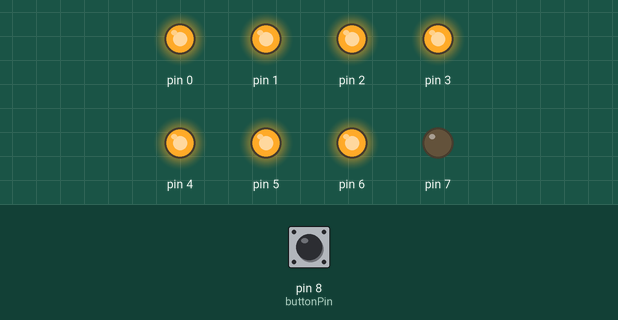
Recording of a sketch running on a simulated Arduino Uno, built with avr-gcc and run on an emulated ATmega328P. On the bench: output pins drawn as LEDs (lit = HIGH). Inputs (shaded band) come from the test bench; at power-on: pin 8 (buttonPin) HIGH.

Above: at 0.1 s.
At 8.1 s:
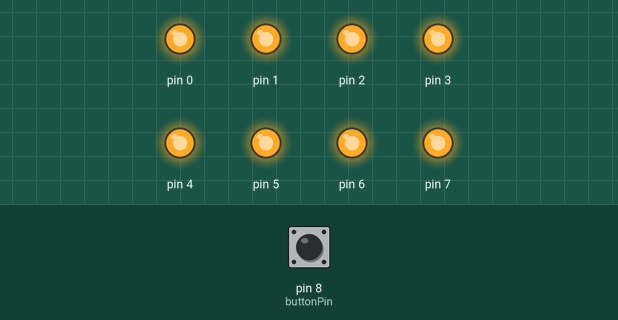
18.1 s: pin 8 (buttonPin) pulled LOW for 3 s
At 20.6 s:
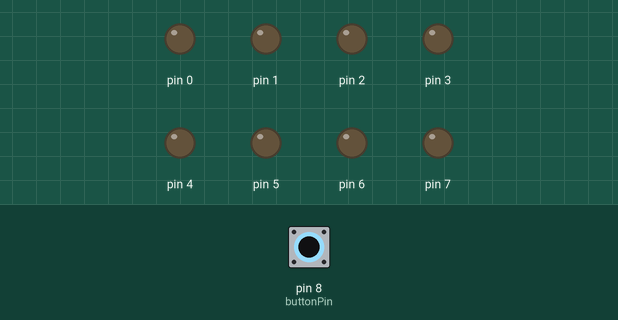
Timing chart, 0 to 34.1 s (numbered marks = the images above; inputs shaded):
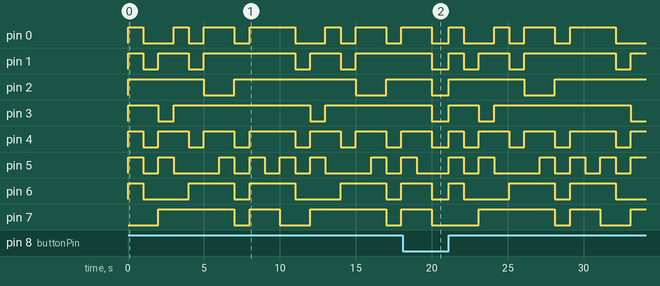

The sketch:

programa2.ino
```cpp
/**********************************************************************************
**                                                                               **
**                              Array de 8 LEDs                                  **
**                                                                               **
**                                                                               **
**********************************************************************************/
//********************************* Includes **************************************

//********************************* Variables *************************************
const int led1 = 1;
const int led2 = 2;
const int led3 = 3;
const int led4 = 4;
const int led5 = 5;
const int led6 = 6;
const int led7 = 7;

const int buttonPin = 8;
//*********************************** SETUP **************************************

void setup()
{
  DDRD = B11111111;
  pinMode(buttonPin,INPUT);
}
//************************************ LOOP *************************************

void loop()
{

 if (digitalRead(buttonPin)==0)
 {
   PORTD = B0000000;

 }
  else{

   numero0();
   delay(1000);
   numero0();
   numero1();
   delay(1000);
   numero0();
   numero2();
   delay(1000);
   numero0();
   numero3();
   delay(1000);
   numero0();
   numero4();
   delay(1000);
   numero0();
   numero5();
   delay(1000);
   numero0();
   numero6();
   delay(1000);
   numero0();
   numero7();
   delay(1000);
   numero0();
   numero8();
   delay(1000);
   numero0();
   numero9();
   delay(1000);

  }
}
//*************************************** FUNCIONS ********************************

void numero0(){PORTD = B01111111;}
void numero1(){PORTD = B00001100;}
void numero2(){PORTD = B10110110;}
void numero3(){PORTD = B10011111;}
void numero4(){PORTD = B11001100;}
void numero5(){PORTD = B11011011;}
void numero6(){PORTD = B11111011;}
void numero7(){PORTD = B00001110;}
void numero8(){PORTD = B11111111;}
void numero9(){PORTD = B11011111;}
```
